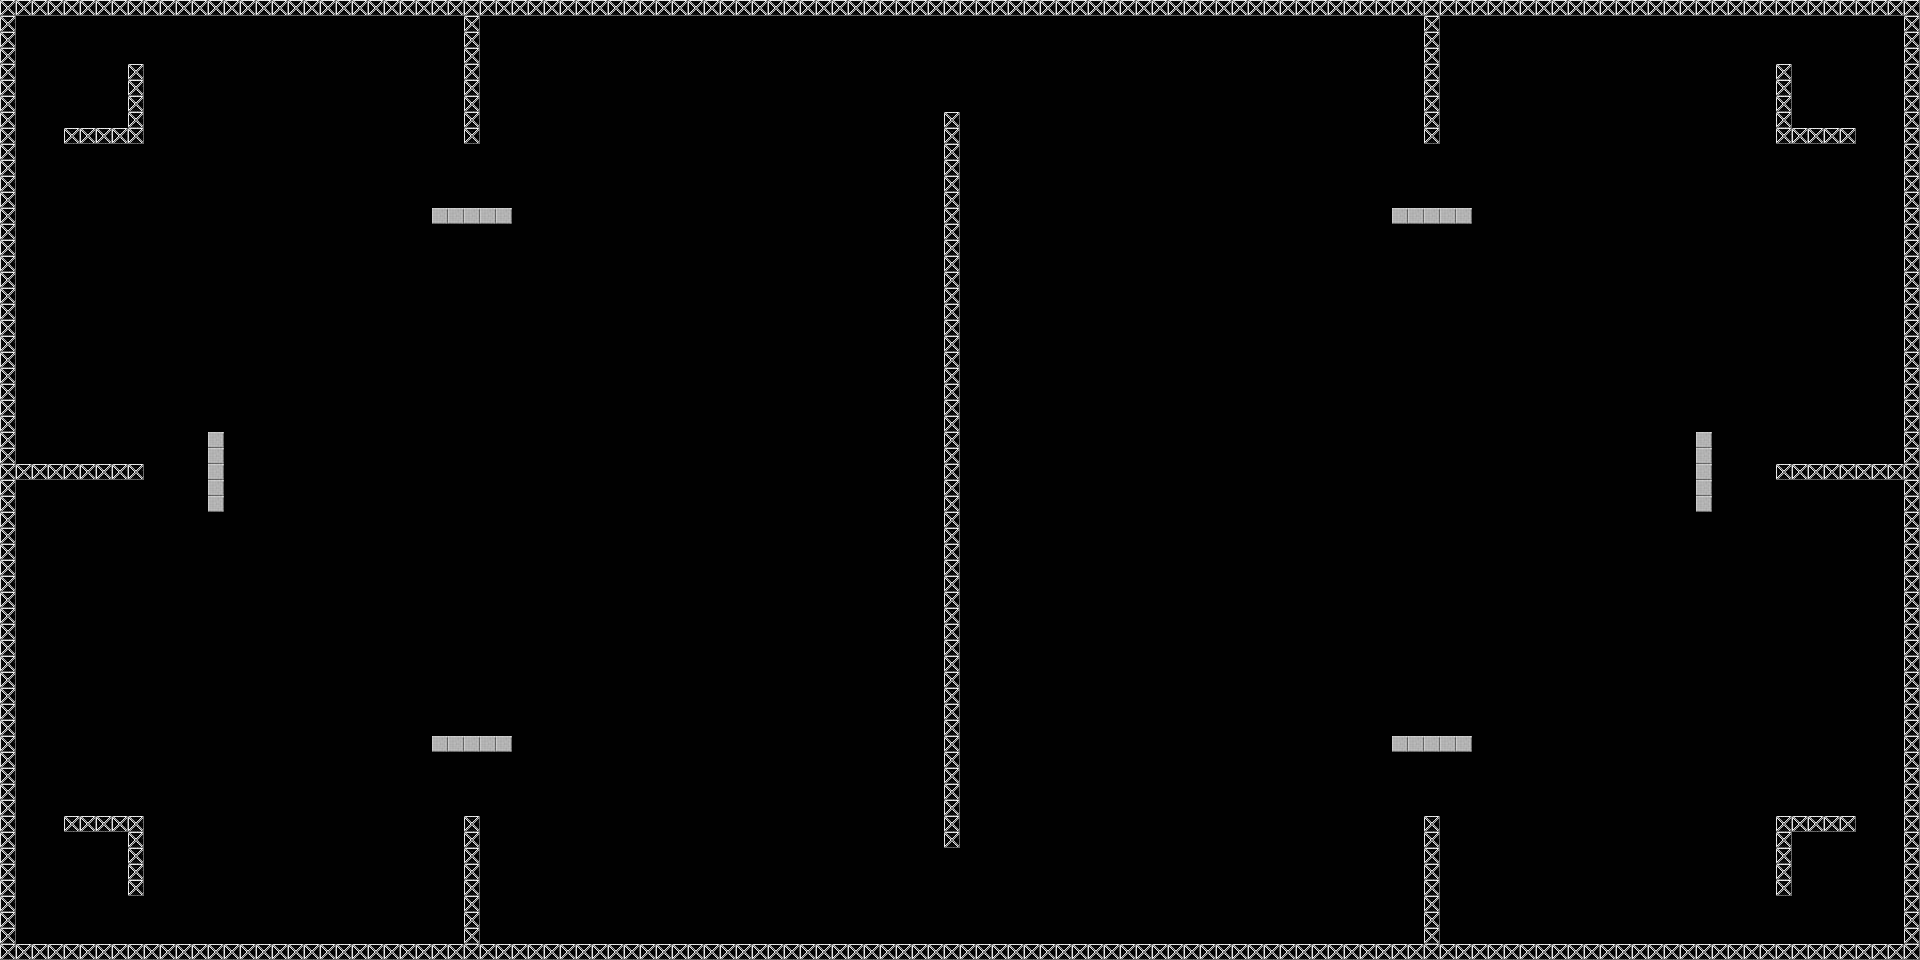

The image is a tile-based game level rendered from a .tmx file. Its description and source (layers, tilesets, objects; grid data summarised) follow:
An orthogonal 120x60 tile map with 16x16 px tiles, 1 tile layer (Tile Layer 1).

<map version="1.0" orientation="orthogonal" renderorder="right-down" width="120" height="60" tilewidth="16" tileheight="16" nextobjectid="1">
 <tileset firstgid="1" name="structure" tilewidth="16" tileheight="16" tilecount="6" columns="3">
  <image source="structure.png" width="48" height="32" />
 </tileset>
 <layer name="Tile Layer 1" width="120" height="60">
  <data>[7200 cells, 516 non-empty, 2 distinct tile ids]</data>
 </layer>
</map>
